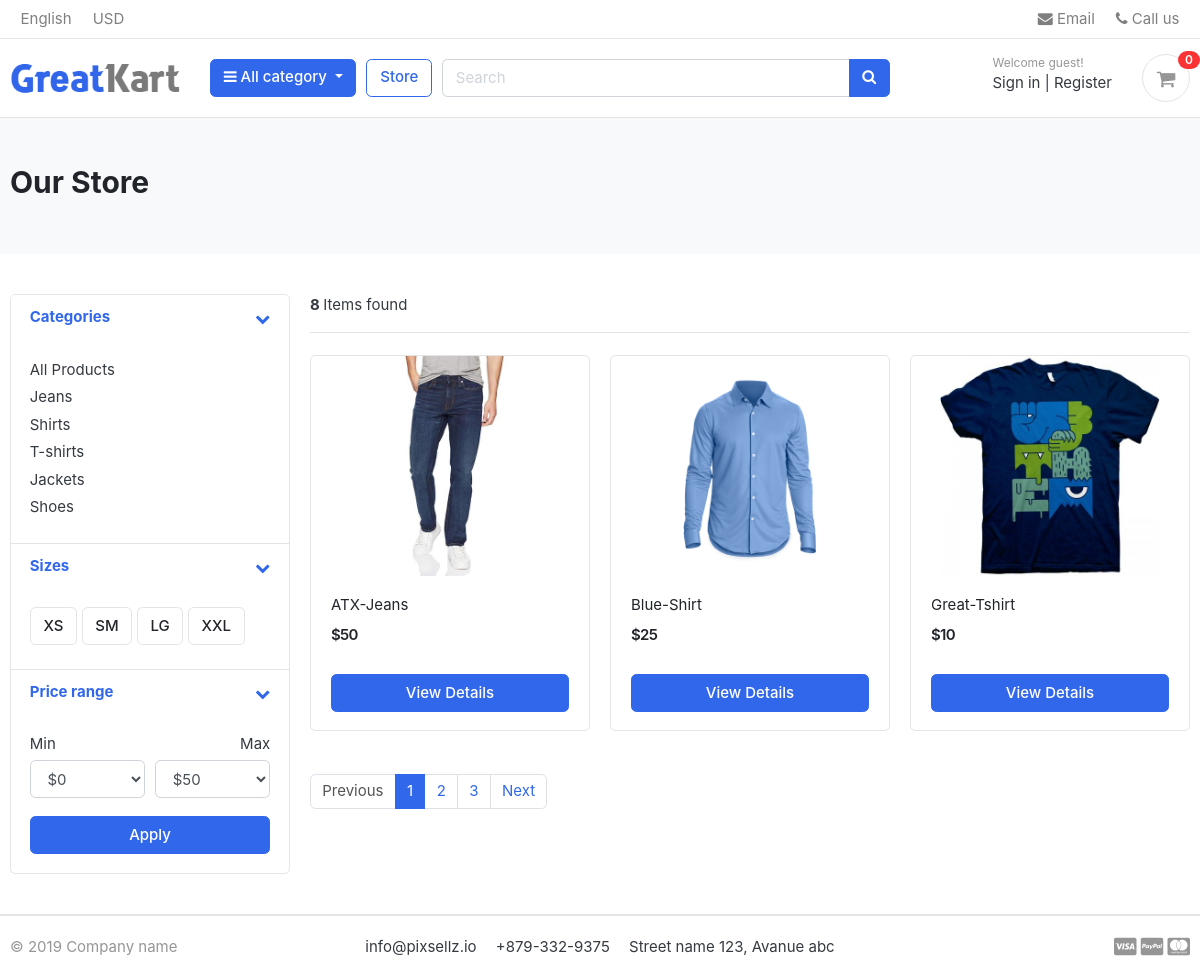
/store/, run on an earlier commit of the app's database.
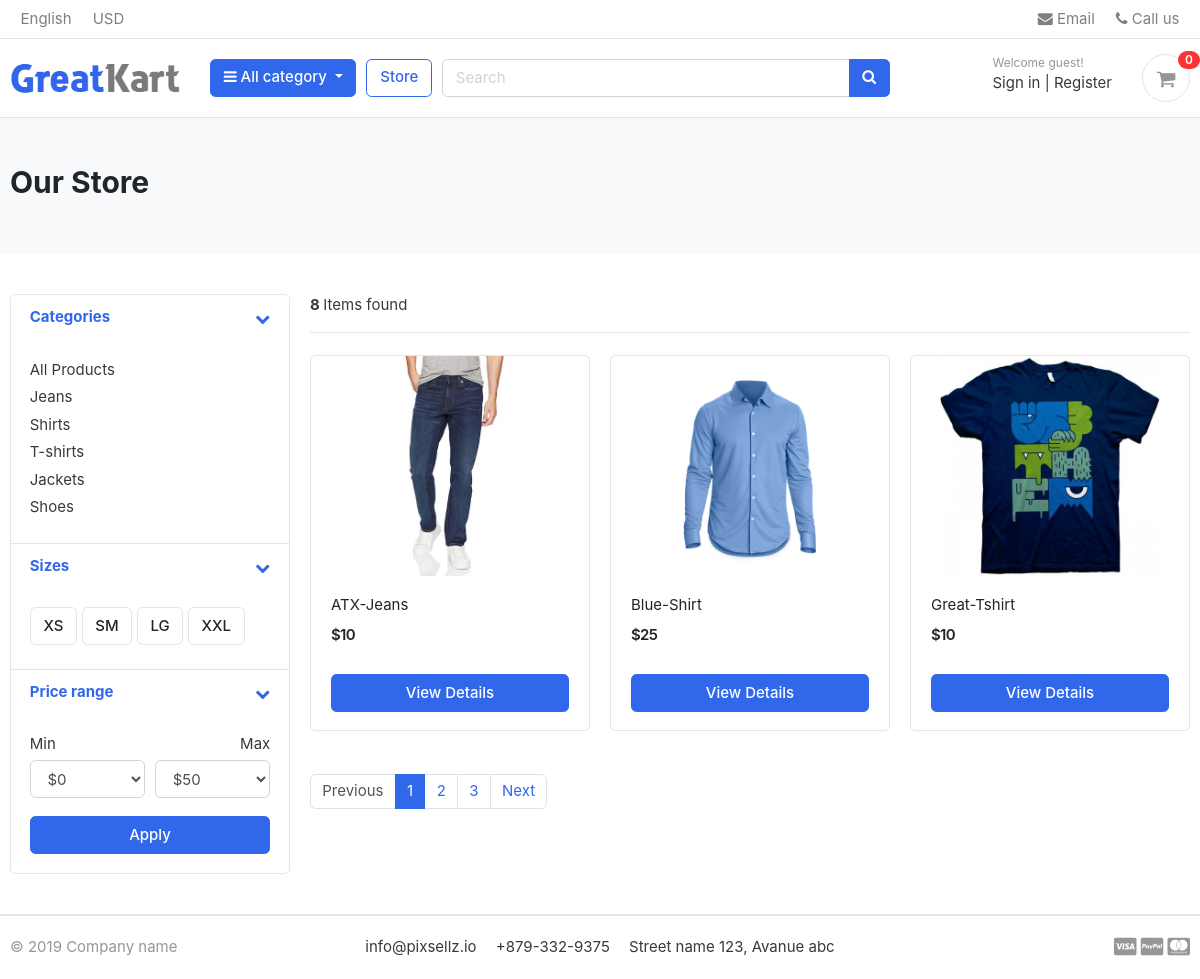
And on a later commit of the database.
### store/models.py (models this page shows, shortened)
class Product(models.Model):
    product_name = models.CharField(max_length=200, unique=True)
    slug         = models.SlugField(max_length=200, unique=True)
    description  = models.TextField(max_length=500, blank=True)
    price        = models.IntegerField()
    images        = models.ImageField(upload_to='photo/products')
    stock        = models.IntegerField()
    is_available = models.BooleanField(default=True)
    category     = models.ForeignKey(category, on_delete=models.CASCADE)
    create_date  = models.DateTimeField(auto_now_add=True)
    modified_date= models.DateTimeField(auto_now=True)
    def get_url(self):
        return reverse('product_detail',args=[self.category.slug, self.slug])

### store/views.py (the view)
# urls.py: path('store/',include('store.urls')),
def store(request, category_slug = None):
    categories = None
    products = None
    if category_slug != None:
        categories = get_object_or_404(category,slug=category_slug)
        products = Product.objects.filter(category=categories, is_available=True)
        paginator = Paginator(products, 3)
        page = request.GET.get('page')
        paged_products = paginator.get_page(page)
        product_count = products.count()
    else:
        products = Product.objects.all().filter(is_available=True).order_by('id')
        paginator = Paginator(products, 3)
        page = request.GET.get('page')
        paged_products = paginator.get_page(page)
        product_count = products.count()
    context = {
        'products':paged_products,
        'product_count':product_count
        }
    return render(request,'store/store.html', context)

### carts/context_processors.py (called while the page is built)
def counter(request):
    cart_count = 0
    if 'admin' in request.path:
        return ()
    else:
        try:
            cart = Cart.objects.filter(cart_id=_cart_id(request))
            if request.user.is_authenticated:
                cart_items = Cartitem.objects.all().filter(user=request.user)
            else:
                cart_items = Cartitem.objects.all().filter(cart=cart[:1])
            for cart_item in cart_items:
                cart_count += cart_item.quantity
        except Cart.DoesNotExist:
            cart_count = 0
    return dict(cart_count=cart_count)

### carts/views.py (called while the page is built)
def _cart_id(request):
    cart = request.session.session_key
    if not cart :
        cart = request.session.create()
    return cart

### category/context_processors.py (called while the page is built)
def menu_links(request):
    links = category.objects.all()
    return dict(links=links)

### category/models.py (called while the page is built)
    def get_url(self):
        return reverse('product_by_category', args=[self.slug])

### templates/store/store.html (shortened to what the changed rows need)
{% extends 'base.html' %}
{% load static %}
{% block content %}
<section class="section-pagetop bg">
<div class="container">
	{% if 'search' in request.path %}
		<h2 class="title-page">Search Result</h2>
	{% else %}
		<h2 class="title-page">Our Store</h2>
	{% endif %}
</div>
</section>
<section class="section-content padding-y">
<div class="container">
<div class="row">
	<main class="col-md-9">
<div class="row">
	{% if products %}
  {% for product in products %}
	<div class="col-md-4">
		<figure class="card card-product-grid">
			<div class="img-wrap">
				<a  href="{{product.get_url}}" ><img src="{{product.images.url}}"></a>
			</div>
			<figcaption class="info-wrap">
				<div class="fix-height">
					<a href="{{ product.get_url }}" class="title">{{product.product_name}}</a>
					<div class="price-wrap mt-2">
						<span class="price">${{product.price}}</span>
					</div>
				</div>
				 <a href="{{ product.get_url }}" class="btn btn-block btn-primary">View Details </a>
			</figcaption>
		</figure>
	</div>
{% endfor %}
{% else %}
<div>
	<h2>No result found. Please try again.</h2>
</div>
{% endif %}
</div>
	</main>
</div>
</div>
</section>
{% endblock %}

What changed in the data, as far as the page shows it:
changed Product "ATX-Jeans": price "50" → "10"
